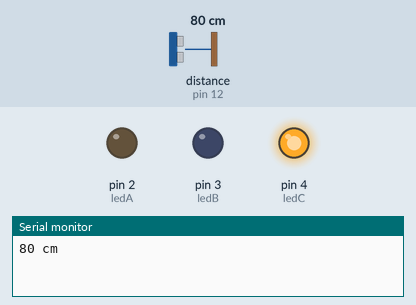
Bench run of a sketch on a simulated Arduino Uno, built with avr-gcc and run on an emulated ATmega328P. Parts: output pins drawn as LEDs (lit = HIGH), the last lines printed to the serial monitor. Wiring (inferred from the names in the program): ultrasonic range finder: trigger pin 13; echo pin 12. The inputs (shaded band) are chosen by the test bench; at power-on: distance to the obstacle (sensor on pin 12) 80 cm. The echo pulse lasts 58.3 µs per cm; pins used as bus, display or sensor lines are not drawn.

Above: at 1.2 s.
1.3 s: distance to the obstacle (sensor on pin 12) set to 65 cm
2.8 s: distance to the obstacle (sensor on pin 12) set to 57 cm
At 4.0 s:
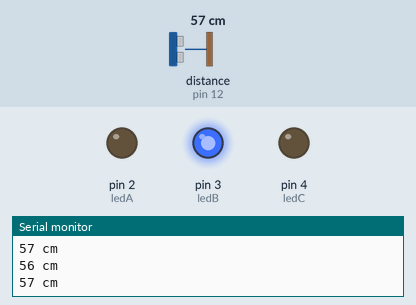
4.5 s: distance to the obstacle (sensor on pin 12) set to 33 cm
6.3 s: distance to the obstacle (sensor on pin 12) set to 28 cm
At 7.3 s:
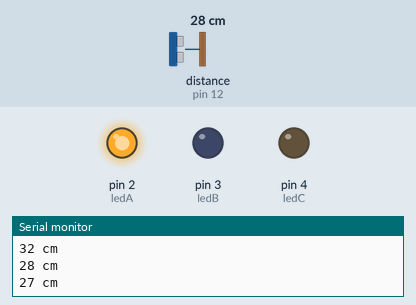
8.0 s: distance to the obstacle (sensor on pin 12) set to 2 cm
At 9.1 s:
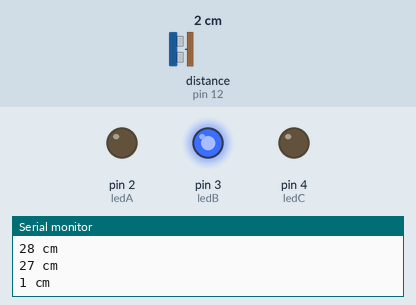
9.6 s: distance to the obstacle (sensor on pin 12) set to 120 cm
At 10.7 s:
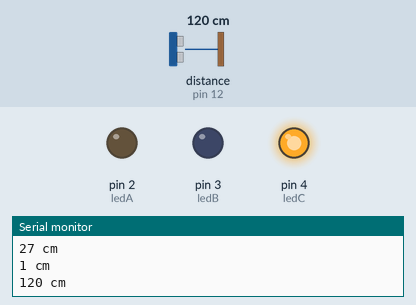
Timing chart, 0 to 12.2 s (numbered marks = the images above; inputs shaded):
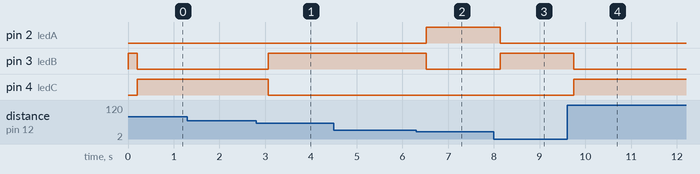

The sketch:

AR25_ultrasonic.ino.ino
```cpp
/*
 예제 6.7
 초음파 거리센서를 이용한 거리 측정
*/

// 트리거 핀과 에코 핀 번호를 설정한다.
const char trigPin = 13;
const char echoPin = 12;

// 펄스 폭과 거리 변수 설정
int pulseWidth;
int distance;
int distanceOld;


int ledA = 2;
int ledB = 3;
int ledC = 4;

void setup() {
  // 시리얼 통신 설정
  Serial.begin (9600);
  // 트리거 핀은 출력으로, 에코핀은 입력으로 설정
  pinMode(trigPin, OUTPUT);
  pinMode(echoPin, INPUT);

  // 트리거 핀의 초기값을 LOW로 한다
  digitalWrite(trigPin, LOW);

  pinMode(ledA , OUTPUT);
  pinMode(ledB , OUTPUT);
  pinMode(ledC , OUTPUT);
}

void loop(){
  if(distance > 19 && distance < 30){
    digitalWrite(ledA, HIGH);
    digitalWrite(ledB, LOW);
    digitalWrite(ledC, LOW);
    delay(100);
  }
  else if(distance > 30 && distance > 61){
    digitalWrite(ledC, HIGH);
    digitalWrite(ledA, LOW);
    digitalWrite(ledB, LOW);
    delay(100);
  }
  else{
    digitalWrite(ledB, HIGH);
    digitalWrite(ledA, LOW);
    digitalWrite(ledC, LOW);
    delay(100);
  }
  // 10us의 트리거 신호를 HC-SR04로 내보낸다.
  digitalWrite(trigPin, HIGH);
  delayMicroseconds(10);
  digitalWrite(trigPin, LOW);


  // Echo 펄스 폭을 측정하여 pulseWidth 변수에 저장한다.
  pulseWidth = pulseIn(echoPin,HIGH);
  // 거리를 계산한다.
  distance = pulseWidth / 58;

  // 감지거리인 2~200cm 범위의 거리값만 사용한다.
  if(distance <= 200 || distance >= 2){
    // 이전의 거리값과 비교하여 변화가 있을 경우에만
    // 시리얼 통신으로 전송한다.
    if(distance != distanceOld){
      Serial.print(distance);
      Serial.println(" cm");
    };
  };
  distanceOld = distance;
  delay(100);
}
```

Measured:
- the behaviour switches between 62 and 61 cm on distance to the obstacle (sensor on pin 12) (found by bisection; images 0 and 1)
- the behaviour switches between 31 and 30 cm on distance to the obstacle (sensor on pin 12) (found by bisection; images 1 and 2)
- after the input at 2.8 s, pin 3 (ledB): LOW → HIGH after 0.27 s; pin 4 (ledC): HIGH → LOW after 0.27 s
- after the input at 6.3 s, pin 2 (ledA): LOW → HIGH after 0.22 s; pin 3 (ledB): HIGH → LOW after 0.22 s
- after the input at 8.0 s, pin 2 (ledA): HIGH → LOW after 0.14 s; pin 3 (ledB): LOW → HIGH after 0.14 s
- after the input at 9.6 s, pin 3 (ledB): HIGH → LOW after 0.15 s; pin 4 (ledC): LOW → HIGH after 0.15 s
